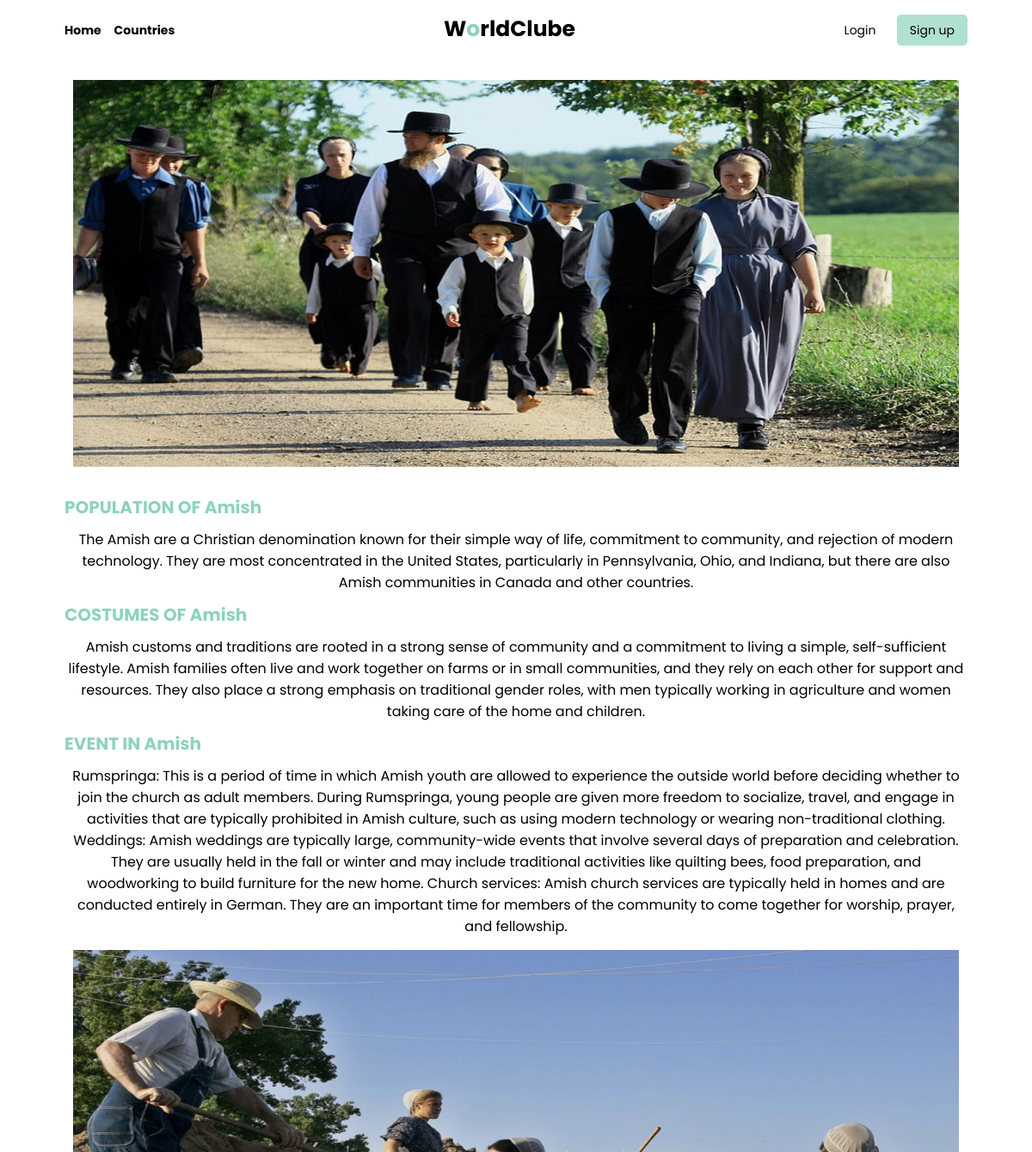
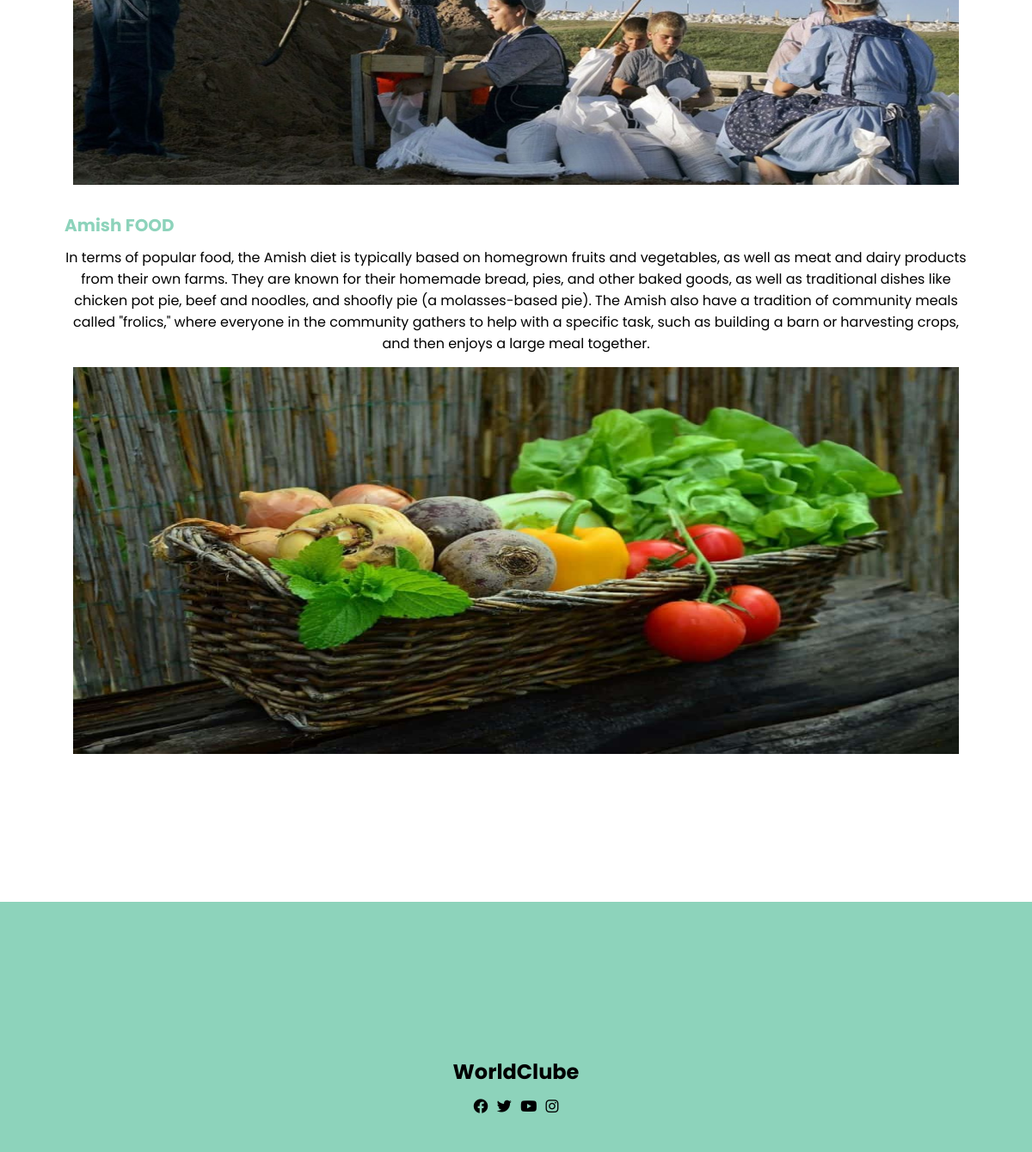
The page /country/1 on the database its author committed (2 pictures, top to bottom).
### country/models.py (models this page shows, shortened)
class People(models.Model):
    name = models.CharField(max_length=100  )
    description = models.TextField(null=True ,blank=True )
    image = models.ImageField(upload_to='images/' , null=True , blank=True )
    image1 = models.ImageField(upload_to='images/' , null=True , blank=True )
    image2 = models.ImageField(upload_to='images/' , null=True , blank=True )

class Custom(models.Model):
    name = models.CharField(max_length=100)
    description = models.TextField(null=True)
    people = models.ForeignKey(People, on_delete=models.CASCADE , null=True)

class Event(models.Model):
    name = models.CharField(max_length=100, null=True , blank=True)
    description = models.TextField( null=True , blank=True)
    date = models.DateField(null=True , blank=True)
    people = models.ForeignKey(People , on_delete=models.CASCADE , null=True)

class Food(models.Model):
    name = models.CharField(max_length=100)
    description = models.TextField(null=True)
    people = models.ManyToManyField(People)

### country/views.py (the view)
# urls.py: path('<int:id>' , views.index , name='index'),
def index(request, id):
    if id == 4:
        y = {'event': Event.objects.get(people_id=People.objects.get(id=id)),
             'custom': Custom.objects.get(id=5),
             'people': People.objects.get(id=id),
             'food': Food.objects.get(id=id), }
    else:
        y = {'event': Event.objects.get(people_id=People.objects.get(id=id)),
             'custom': Custom.objects.get(id=id),
             'people': People.objects.get(id=id),
             'food': Food.objects.get(id=id), }
    return render(request, 'index.html', y)

### templates/index.html (shortened to what this page needs)
<!DOCTYPE html>
<html>
  <head>
    {% load static %}
    <link rel="stylesheet" href="{% static 'css/index.css' %}" />
    <link
      rel="stylesheet"
      href="https://cdnjs.cloudflare.com/ajax/libs/font-awesome/6.2.1/css/all.min.css"
    />
  </head>
  <body>
    <div class="header">
      <div class="continer">
        <div class="menu">
          <ul>
            <li><a href="/">Home</a></li>
            <li><a href="/country/">Countries</a></li>
          </ul>
        </div>
        <div class="logo">
          <a href="/"
            ><div class="menu-open"></div>
            <h1>W<span>o</span>rldClube</h1></a
          >
        </div>
        <div class="button">
          <a href="/account/sign_in/" class="sign-in">Login</a>
          <a href="/account/sign_up/" class="sign-up">Sign up</a>
        </div>
      </div>
    </div>
    <div class="continer post">
      <div class="top-img">
        {% if people.image %}
        <img src="{{ people.image.url }}" alt="1" />
      </div>
      <h3>POPULATION OF {{people.name}}</h3>
      <p>{{ people.description}}</p>
      <h3>COSTUMES OF {{people.name}}</h3>
      <p>{{ custom.description }}</p>
      <h3>EVENT IN {{people.name}}</h3>
      <p>{{ event.description }}</p>
      <div class="top-img">
        <img src="{{ people.image1.url }}" alt="2" />
      </div>
      <h3>{{people.name}} FOOD</h3>
      <p>{{ food.description }}</p>
      <div class="top-img">
        <img src="{{ people.image2.url }}" alt="3" />
      </div>
    </div>
    <footer>
      <h2>WorldClube</h2>
      <div class="soc">
        <a href="#"><i class="fab fa-facebook"></i></a>
        <a href="#"><i class="fab fa-twitter"></i></a>
        <a href="#"><i class="fab fa-youtube"></i></a>
        <a href="#"><i class="fab fa-instagram"></i></a>
        {% endif %}
      </div>
    </footer>
  </body>
</html>

### tech/static/css/index.css (style rules this page uses)
body { font-family: "Poppins", sans-serif; margin: 0; background-color: #fff; }
img { max-width: 100%; }
.header { padding: 0 15px; background: #fff; }
.logo h1 { margin: 0; font-size: 25px; }
.logo h1 span { color: #8dd3bb; }
.header .continer { display: flex; flex-direction: row; align-items: center; padding: 15px 0 25px; margin: 0 auto; justify-content: space-between; }
.continer { max-width: 1050px; margin: 0 auto; }
.menu ul { display: flex; list-style-type: none; margin: 0; padding: 0; }
.menu ul li a { margin-right: 15px; font-size: 14px; font-weight: 700; }
.sign-up { background: #8dd3bbb0; margin-left: 5px; }
.button a { padding: 8px 15px; border-radius: 5px; font-size: 14px; }
a { color: #000; text-decoration: none; }
.top-img img { height: 450px; width: 100%; margin: 15px 0; }
.top-img { padding: 0 10px; }
.post h3 { color: #8dd3bb; font-size: 20px; margin: 10px 0; }
.post p { text-align: center; margin: 0; }
footer { background: #8dd3bb; margin-top: 150px; position: relative; display: flex; flex-direction: column; align-items: center; padding: 180px 0 40px; }
footer h2 { margin: 0; margin-bottom: 10px; }
.soc a { margin: 0 3px; font-size: 17px; }

### rows shown on the page
People: image (picture), name "Amish", description "The Amish are a Christian denomination known for their simple way of life, commitment to community, and rejection of modern technology. They are most concentrated in the United States, particularly in Pennsylvania, Ohio, and Indiana, but there are also Amish communities in Canada and other countries.", image1 (picture), image2 (picture)
Custom: description "Amish customs and traditions are rooted in a strong sense of community and a commitment to living a simple, self-sufficient lifestyle. Amish families often live and work together on farms or in small communities, and they rely on each other for support and resources. They also place a strong emphasis on traditional gender roles, with men typically working in agriculture and women taking care of the home and children."
Event: description "Rumspringa: This is a period of time in which Amish youth are allowed to experience the outside world before deciding whether to join the church as adult members. During Rumspringa, young people are given more freedom to socialize, travel, and engage in activities that are typically prohibited in Amish culture, such as using modern technology or wearing non-traditional clothing. Weddings: Amish weddings are typically large, community-wide events that involve several days of preparation and celebration. They are usually held in the fall or winter and may include traditional activities like quilting bees, food preparation, and woodworking to build furniture for the new home. Church services:…"
Food: description "In terms of popular food, the Amish diet is typically based on homegrown fruits and vegetables, as well as meat and dairy products from their own farms. They are known for their homemade bread, pies, and other baked goods, as well as traditional dishes like chicken pot pie, beef and noodles, and shoofly pie (a molasses-based pie). The Amish also have a tradition of community meals called \"frolics,\" where everyone in the community gathers to help with a specific task, such as building a barn or harvesting crops, and then enjoys a large meal together."
